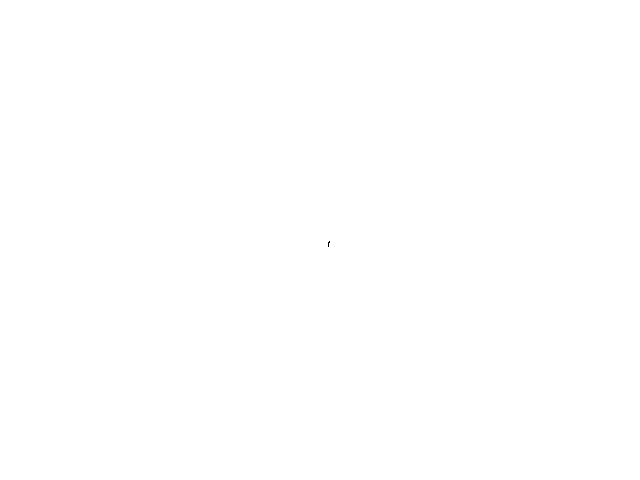
Frame 1 (no input)
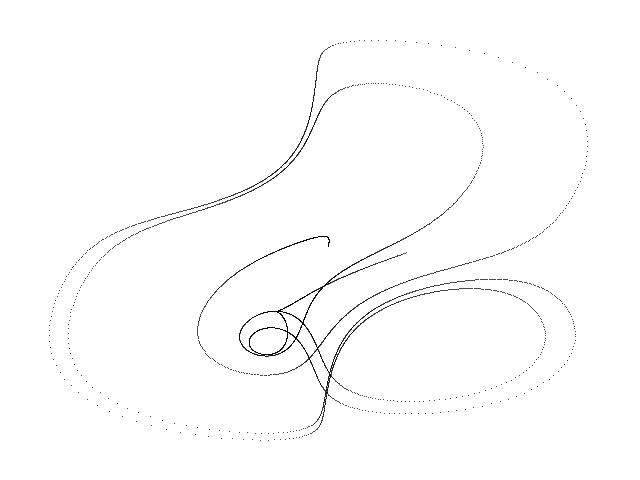
Frame 60 (the mouse pressed at the canvas centre just before this capture)
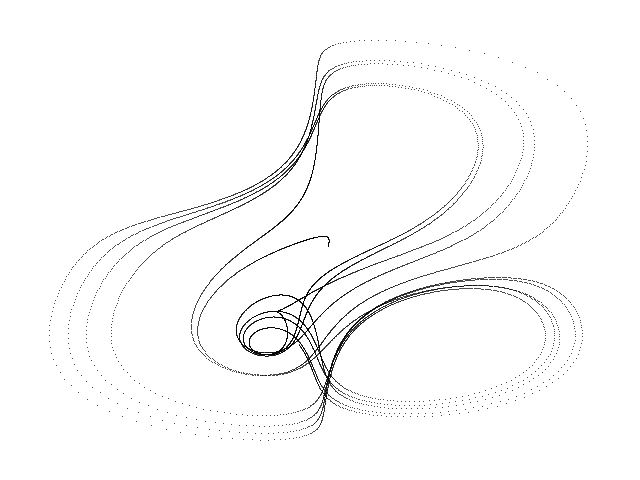
Frame 120 (the mouse held since frame 60 and released just before this capture)

The Processing sketch that drew these frames (run headless with seeded random() and noise(); from frame 60 on, the mouse is pressed at the canvas centre):

// Processing sketch: Three_Scroll
// ── Three_Scroll.pde
// Three scroll chaotic attractor //

  float x = 0.2;
  float y = 0.1;
  float z = 0.1;
  float dt = 0.005;
  float l = 1.8;


void setup() {
  
  size(640, 480);
  background(255);
  
}

void draw() {
  
  for (int i=0; i<100; i++) {
    
    float nx = x;
    float ny = y;
    float nz = z;
    
    x = nx + dt * ny;
    y = ny + dt * (- (nx + (0.5 * pow(nz, 4.0) - 2.4) * ny) / l);
    z = nz + dt * (- ny - ((3.0/4.0) - pow(ny, 2.0)) * nz);
  
    point(320 + (85 * y), 240 + (65 * z));
        
  }

}
